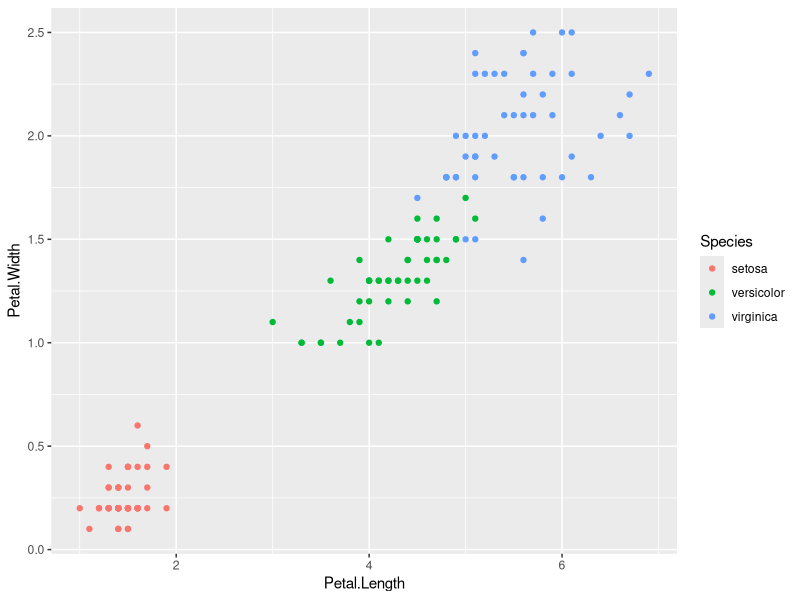
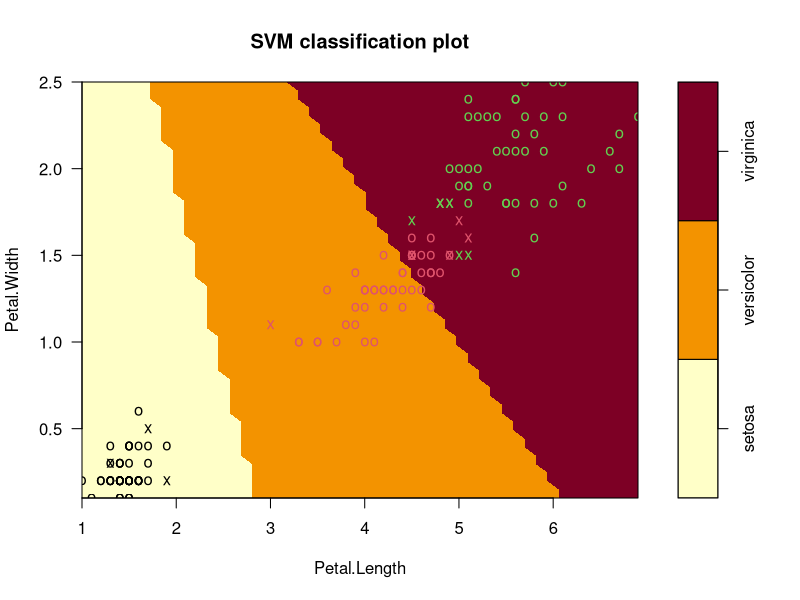
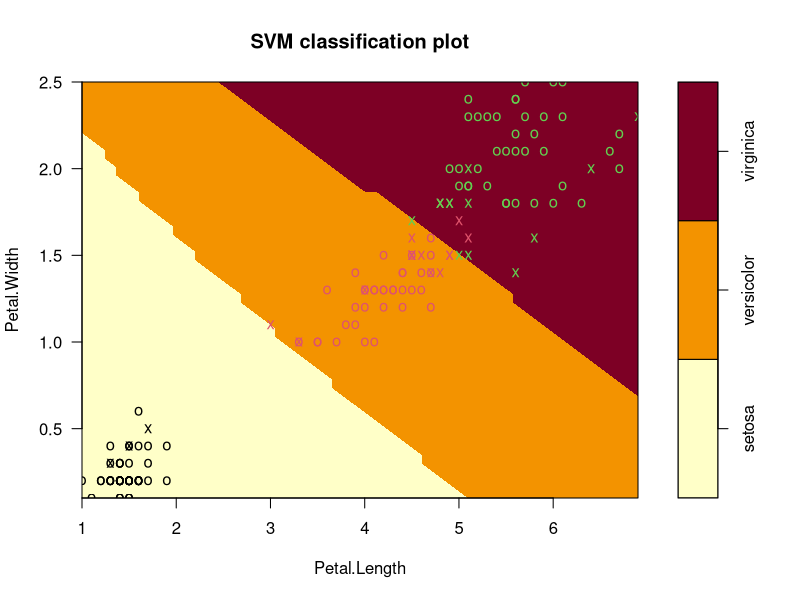
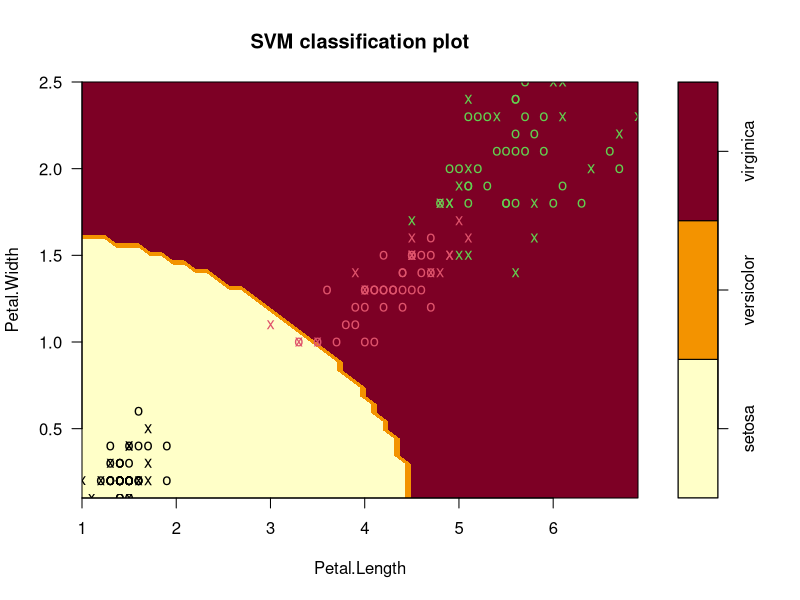
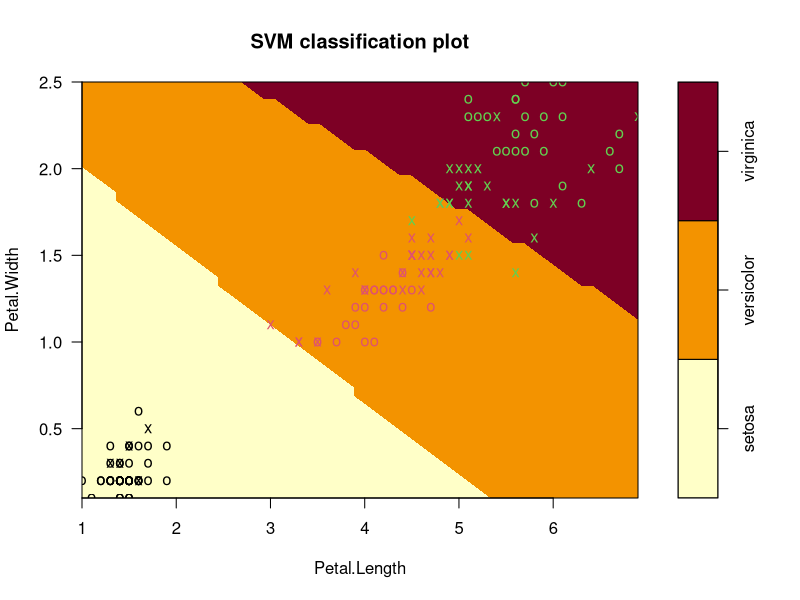

Here is the R script that generated these plots, in order: (Note: this script raises an error after producing the figures.)


#Q1
library("ggplot2")
data=as.data.frame(iris)
ggplot(data=data)+
  geom_point(mapping=aes(x=Petal.Length,y=Petal.Width,color=Species))


#Q2

library('e1071')
svmfitted<-svm(Species~., data=data, kernel='linear', cost=10, scale=FALSE)
summary(svmfitted)


#Q3 
plot(svmfitted, data=data,
     Petal.Width~Petal.Length,
     slice = list(Sepal.Width=3, Sepal.Length=4) 
)


#Q4
# prediction with svm
svmfitted$fitted
predict <- predict(svmfitted,data)
pred_tab <- table(Predicted=predict, Actual = data$Species)
pred_tab
sum(diag(pred_tab)/sum(pred_tab))


svmfitted_low<-svm(Species ~ ., data=data, kernel='radial', cost=10, gamma=0.1)

plot(svmfitted_low, data=data,
     Petal.Width~Petal.Length,
     slice = list(Sepal.Width=3, Sepal.Length=4) 
)

svmfitted_high<-svm(Species ~ ., data=data, kernel='radial', cost=10, gamma=0.5)

plot(svmfitted_high, data=data,
     Petal.Width~Petal.Length,
     slice = list(Sepal.Width=3, Sepal.Length=4) 
)


svmfitted_low_cost<-svm(Species ~ ., data=data, kernel='radial', cost=1, gamma=0.1)

plot(svmfitted_low_cost, data=data,
     Petal.Width~Petal.Length,
     slice = list(Sepal.Width=3, Sepal.Length=4) 
)

pred <- predict(svmfit4,mydata)
tab <- table(Predicted=pred, Actual = mydata$Species)
tab

svmfitted_high_cost<-svm(Species ~ ., data=data, kernel='radial', cost=100000, gamma=0.1)

plot(svmfitted_high_cost, data=data,
     Petal.Width~Petal.Length,
     slice = list(Sepal.Width=3, Sepal.Length=4) 
)

pred <- predict(svmfit5,mydata)
tab <- table(Predicted=pred, Actual = mydata$Species)
tab
#Accuracy
sum(diag(tab)/sum(tab))